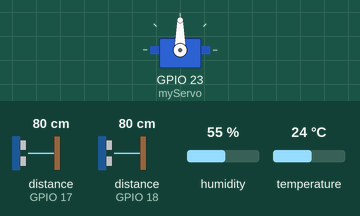
The sketch below on a simulated ESP32. Parts: servo. The test bench sets the inputs (shaded band); at power-on: distance to the obstacle (sensors on GPIO 17, GPIO 18) 80 cm, humidity 55 %, temperature 24 °C. The echo pulse lasts 58.3 µs per cm; WiFi joins after 1.5 s; servers stay silent unless stated; network time is answered at once with the bench clock; uploads are accepted with an empty reply; the local clock reads 2024-03-15 10:24:30 at power-on unless the sketch sets it; what the sketch prints to the serial monitor is not drawn.

Above: at 1.6 s.
At 2.6 s:
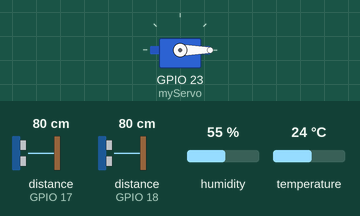
Timing chart, 0 to 4.1 s (numbered marks = the images above):
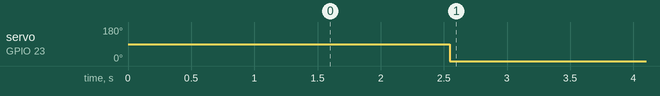

The sketch:

Proyecto_Final.ino
```cpp
#include <Wire.h>
#include <WiFi.h>
#include <NewPing.h>
#include <WiFiUdp.h>
#include <SparkFunBME280.h>
#include <ESP32Servo.h>
#include <ArduinoJson.h>
#include <HTTPClient.h>
//#include <Time.h>
//#include <TimeLib.h>
#include <NTPClient.h>
#define SOUND_SPEED 0.034
#define MAX_DISTANCE 200

// se definen los pines para el sensor 1
#define TRIGGER_sensor_1  5
#define ECHO_sensor_1     18

// se definen los pines para el sensor 2
#define TRIGGER_sensor_2  16
#define ECHO_sensor_2     17

const char* ssid = "DIGIFIBRA-hPb3";
const char* password =  "";
long tiempo1, tiempo2;
float distancia1, distancia2, humedad, temperatura;
// Configura el servidor NTP
const char* ntpServer = "pool.ntp.org";  // Servidor NTP
const long  utcOffsetInSeconds = 3600;   // Hora estándar de España (UTC+1)

NewPing sensor_1(TRIGGER_sensor_1, ECHO_sensor_1, MAX_DISTANCE);
NewPing sensor_2(TRIGGER_sensor_2, ECHO_sensor_2, MAX_DISTANCE);

// Crear objetos
BME280 bme; // Instancia del sensor BME280
Servo myServo;
WiFiClient wifi;
WiFiUDP udp;  // Crear objeto UDP para la comunicación NTP
NTPClient timeClient(udp, ntpServer, utcOffsetInSeconds);  // Crear cliente NTP

// Variables
float distanciaMinCont = 28;
float distanciaMin = 5;
int contd =0;

int targetHour = 12;
int targetMinute = 03;


void setup()
{
  Serial.begin(230400);

  // Wifi Setup
  WiFi.begin(ssid, password);
  while (WiFi.status() != WL_CONNECTED) {
    delay(500);
    Serial.println("Connecting to WiFi..");
    Serial.write(12);
  }
  Serial.println("Connected to the WiFi network");
  Serial.println("");
  Serial.println("WiFi connected");
  Serial.println("IP address set: ");
  Serial.println(WiFi.localIP()); //print LAN IP

    myServo.attach(23,500,2500); // Pin donde está conectado el ServoRecpmotor
  // Iniciar el cliente NTP
    timeClient.begin();
    timeClient.update();  // Actualizar la hora desde el servidor NTP

    // Inicializar el BME280
    Wire.begin();
  if (bme.beginI2C() == false) //Begin communication over I2C
  {
    Serial.println("El sensor No RESPONDE, por favor verificar la conexión.");
    while(1); //Bucle Infinito
  }
    Serial.println("BME280 encontrado.");
}

void loop() {
  if (WiFi.status() == WL_CONNECTED) {
    // Actualizar la hora
    timeClient.update();
     int currentHour = timeClient.getHours();
    int currentMinute = timeClient.getMinutes();
    // Leer temperatura
    temperatura = bme.readTempC();
    distancia1 = sensor_1.ping_cm();
    delay(1000);
    distancia2 = sensor_2.ping_cm();
  //  delay(2000);
    humedad = bme.readFloatHumidity();

      // Controlar el ServoRecpmotor!

    if (currentHour == targetHour && currentMinute == targetMinute) {

          if(distancia2 >= distanciaMin){
             myServo.write(180);  // Mover el ServoRecp a 180 ggrados  configurar para servir recipiente
             delay(1000);
              }
             else{
              contd = contd+1;
              myServo.write(0);  // Mover el ServoRecp a 0 ggrados  configurar para cerrar
              delay(30000);
              }
        if(contd >=2){
      //    targetMinute =targetMinute+2;
           contd=0;
          }
    }
    else{
        myServo.write(0);  // Mover el ServoRecp a 0 ggrados  configurar para cerrar
        }

    Serial.print("Temperatura: ");
    Serial.print(temperatura);
    Serial.print(" °C, Distancia Cont: ");
    Serial.print(sensor_1.ping_cm());
    Serial.println(" cm, Distancia Recip: ");
    Serial.print(sensor_2.ping_cm());
    Serial.println(" cm");


    StaticJsonDocument<200> doc;
    doc["sensor_id"] = "s1";
    doc["temperatura"] = temperatura;
    doc["humedad"] = humedad;
    doc["distancia1"] = distancia1;
    doc["distancia2"] = distancia2;
    doc["contador"] = contd;

    String json_string;

    serializeJson(doc, json_string);

    Serial.print(json_string);

    HTTPClient http;

    http.begin("http://192.168.1.135:5000/sensor_values");
    http.addHeader("Content-Type", "application/json");

    int httpResponseCode = http.POST(json_string);

  if (httpResponseCode > 0) {
      String response = http.getString();
      Serial.println(httpResponseCode);
      Serial.println(response);
    } else {
      Serial.print("Error on sending POST Request: ");
      Serial.println(httpResponseCode);
    }

  http.end();

  } else {
    Serial.println("Error in WiFi connection");
  }

    delay(1000); // Esperar un segundo antes de la siguiente lectura
}
```

Measured:
- by itself, servo on GPIO 23 (myServo): 90° → 0° at 2.5 s
